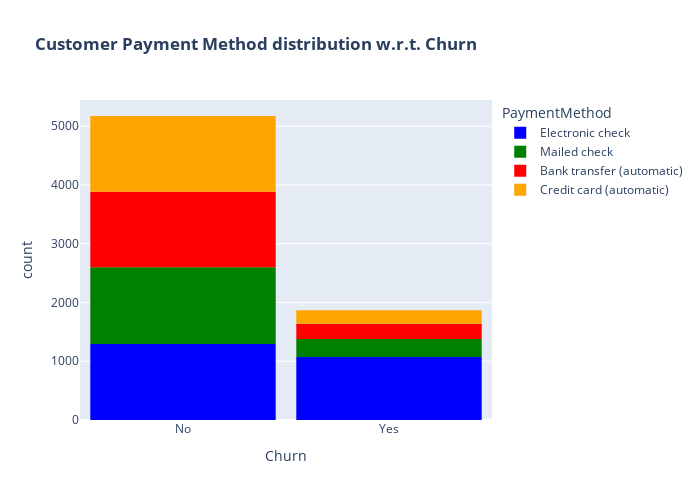

Notebook cell for this chart:
### Code cell
import plotly.express as px
color_map = {'Electronic check': 'blue', 'Mailed check': 'green', 'Bank transfer (automatic)': 'red', 'Credit card (automatic)': 'orange'}
fig = px.histogram(data, x="Churn", color="PaymentMethod", title="<b>Customer Payment Method distribution w.r.t. Churn</b>",color_discrete_map=color_map)
fig.update_layout(width=700, height=500, bargap=0.1)
fig.show()

### Figure 1 — Plotly figure (JSON) as saved in the notebook; plotly's stock layout.template omitted (floating-point values rounded to 4 significant figures; data arrays with more than 128 entries replaced by an {"elided": "..."} marker saying what was removed)
{"data": [{"alignmentgroup": "True", "bingroup": "x", "hovertemplate": "PaymentMethod=Electronic check<br>Churn=%{x}<br>count=%{y}<extra></extra>", "legendgroup": "Electronic check", "marker": {"color": "blue", "pattern": {"shape": ""}}, "name": "Electronic check", "offsetgroup": "Electronic check", "orientation": "v", "showlegend": true, "type": "histogram", "x": {"elided": "2365 str values"}, "xaxis": "x", "yaxis": "y"}, {"alignmentgroup": "True", "bingroup": "x", "hovertemplate": "PaymentMethod=Mailed check<br>Churn=%{x}<br>count=%{y}<extra></extra>", "legendgroup": "Mailed check", "marker": {"color": "green", "pattern": {"shape": ""}}, "name": "Mailed check", "offsetgroup": "Mailed check", "orientation": "v", "showlegend": true, "type": "histogram", "x": {"elided": "1612 str values"}, "xaxis": "x", "yaxis": "y"}, {"alignmentgroup": "True", "bingroup": "x", "hovertemplate": "PaymentMethod=Bank transfer (automatic)<br>Churn=%{x}<br>count=%{y}<extra></extra>", "legendgroup": "Bank transfer (automatic)", "marker": {"color": "red", "pattern": {"shape": ""}}, "name": "Bank transfer (automatic)", "offsetgroup": "Bank transfer (automatic)", "orientation": "v", "showlegend": true, "type": "histogram", "x": {"elided": "1544 str values"}, "xaxis": "x", "yaxis": "y"}, {"alignmentgroup": "True", "bingroup": "x", "hovertemplate": "PaymentMethod=Credit card (automatic)<br>Churn=%{x}<br>count=%{y}<extra></extra>", "legendgroup": "Credit card (automatic)", "marker": {"color": "orange", "pattern": {"shape": ""}}, "name": "Credit card (automatic)", "offsetgroup": "Credit card (automatic)", "orientation": "v", "showlegend": true, "type": "histogram", "x": {"elided": "1522 str values"}, "xaxis": "x", "yaxis": "y"}], "layout": {"bargap": 0.1, "barmode": "relative", "height": 500, "legend": {"title": {"text": "PaymentMethod"}, "tracegroupgap": 0}, "title": {"text": "<b>Customer Payment Method distribution w.r.t. Churn</b>"}, "width": 700, "xaxis": {"anchor": "y", "domain": [0, 1], "title": {"text": "Churn"}}, "yaxis": {"anchor": "x", "domain": [0, 1], "title": {"text": "count"}}}}
